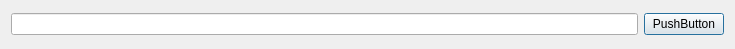
<?xml version="1.0" encoding="UTF-8"?>
<ui version="4.0">
 <class>Dialog</class>
 <widget class="QDialog" name="Dialog">
  <property name="geometry">
   <rect>
    <x>0</x>
    <y>0</y>
    <width>735</width>
    <height>49</height>
   </rect>
  </property>
  <property name="windowTitle">
   <string>Dialog</string>
  </property>
  <layout class="QGridLayout" name="gridLayout">
   <item row="0" column="0">
    <layout class="QHBoxLayout" name="horizontalLayout">
     <item>
      <widget class="QLineEdit" name="lineEdit"/>
     </item>
     <item>
      <widget class="QPushButton" name="pushButton">
       <property name="text">
        <string>PushButton</string>
       </property>
      </widget>
     </item>
    </layout>
   </item>
  </layout>
 </widget>
 <resources/>
 <connections/>
</ui>
